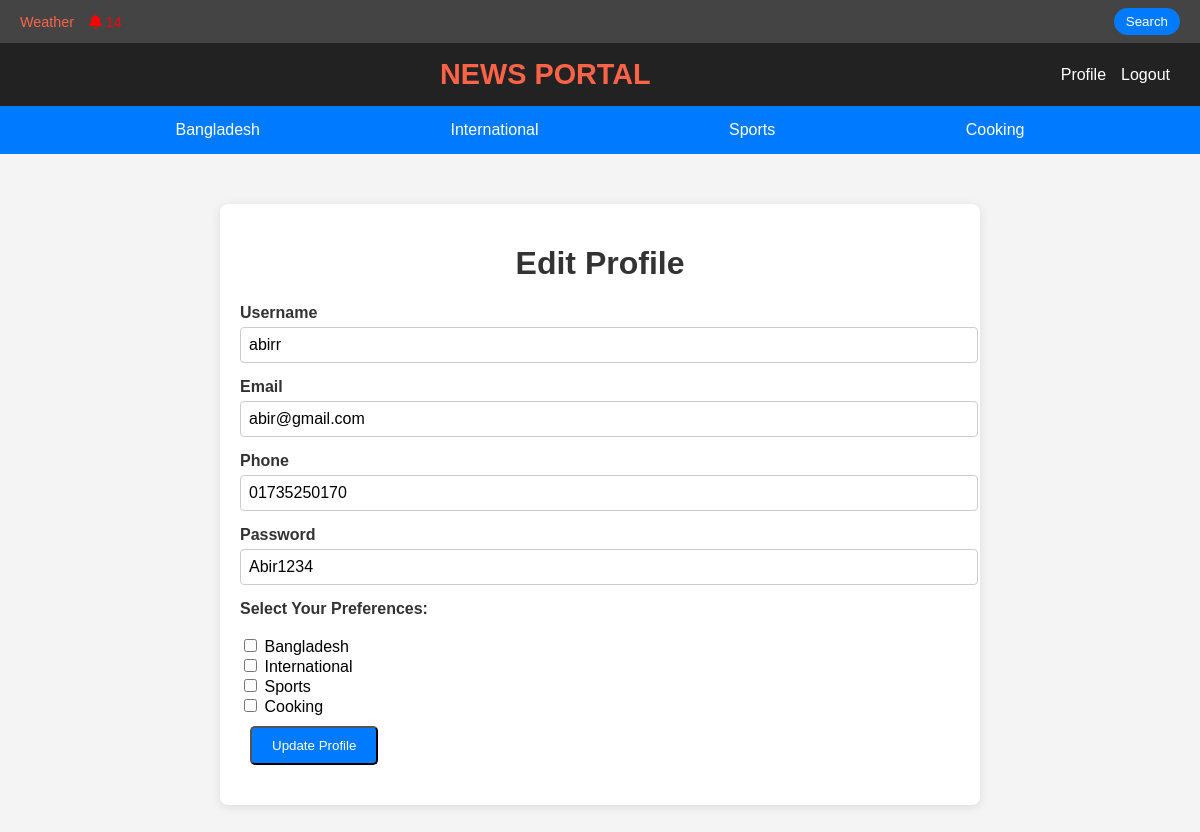
/View/user_update.php (signed in), run on the app's committed database.
### tables this page shows
CREATE TABLE `category` (
  `category_id` int(11) NOT NULL,
  `category_name` varchar(100) NOT NULL,
  `post` int(11) NOT NULL
);

CREATE TABLE `user` (
  `user_id` int(11) NOT NULL,
  `username` text NOT NULL,
  `email` varchar(50) NOT NULL,
  `phone` varchar(11) NOT NULL,
  `password` varchar(10) NOT NULL,
  `last_checked` timestamp NOT NULL DEFAULT current_timestamp() ON UPDATE current_timestamp(),
  `last_logout` datetime DEFAULT NULL
);

### Model/userModel.php (called while the page is built, shortened)
<?php
function getConnection(){
    $conn = mysqli_connect('127.0.0.1', 'root', '', 'member');
    return $conn;
}
function getCategories() {
    $conn = getConnection();
    $sql = "SELECT * FROM category";
    $result = mysqli_query($conn, $sql);
    $categories = [];
    if ($result && mysqli_num_rows($result) > 0) {
        while ($row = mysqli_fetch_assoc($result)) {
            $categories[] = $row;
        }
    }
    return $categories;
}
$categories = getCategories();
function getUserIdByEmail($email) {
    $conn = getConnection();
    $sql = "SELECT user_id FROM user WHERE email = '{$email}'";
    $result = mysqli_query($conn, $sql);
    $user = mysqli_fetch_assoc($result);
    return isset($user['user_id']) ? $user['user_id'] : null;
}
function getUserById($userId) {
    $conn = getConnection();
    $sql = "SELECT * FROM user WHERE user_id = '{$userId}'";
    $result = mysqli_query($conn, $sql);
    if (mysqli_num_rows($result) == 1) {
        return mysqli_fetch_assoc($result);
    } else {
        return null;
    }
}
function getNewPostsCount($lastLogoutTime)
{
    $conn = new mysqli('localhost', 'root', '', 'member');
    $sql = "SELECT COUNT(*) as new_posts_count FROM post WHERE post_date > ?";
    $stmt = $conn->prepare($sql);
    $stmt->bind_param("s", $lastLogoutTime);
    $stmt->execute();
    $result = $stmt->get_result();
    $newPostsCount = 0;
    if ($result && $row = $result->fetch_assoc()) {
        $newPostsCount = $row['new_posts_count'];
    }
    return $newPostsCount;
}
?>

### View/user_update.php (the view, shortened to what this page needs)
<?php
include('../model/userModel.php');
$email = $_SESSION['email'];
$userId = getUserIdByEmail($email);
$user = getUserById($userId);
?>
<!DOCTYPE html>
<html lang="en">
<head>
</head>
<body>
<?php include('header.php'); ?>
<div class="container">
    <h1>Edit Profile</h1>
    <form id="editProfileForm">
        <div class="form-group">
            <label for="username">Username</label>
            <input type="text" id="username" name="username" value="<?php echo htmlspecialchars($user['username']); ?>" required>
        </div>
        <div class="form-group">
            <label for="email">Email</label>
            <input type="email" id="email" name="email" value="<?php echo htmlspecialchars($user['email']); ?>" required readonly>
        </div>
        <div class="form-group">
            <label for="phone">Phone</label>
            <input type="text" id="phone" name="phone" value="<?php echo htmlspecialchars($user['phone']); ?>" required>
        </div>
        <div class="form-group">
            <label for="password">Password</label>
            <input type="text" id="password" name="password" value="<?php echo htmlspecialchars($user['password']); ?>" required>
        </div>
        <div>
        <label>Select Your Preferences:</label><br>
            <?php foreach ($categories as $category): ?>
                <input type="checkbox" name="preferences[]" value="<?= $category['category_id']; ?>"> <?= $category['category_name']; ?><br>
            <?php endforeach; ?>
        </div>
        <button type="button" onclick="submitProfileUpdate()" class="btn">Update Profile</button>
    </form>
</div>
</body>
</html>

### View/header.php (shortened to what this page needs)
<?php
require_once '../Model/userModel.php';
function hasNewNews($lastLogoutTime)
{
    $conn = new mysqli('localhost', 'root', '', 'member');
    $sql = "SELECT MAX(post_date) as latest_news_time FROM post";
    $result = $conn->query($sql);
    $latestNewsTime = null;
    if ($result && $row = $result->fetch_assoc()) {
        $latestNewsTime = $row['latest_news_time'];
    }
    return $latestNewsTime > $lastLogoutTime;
}
$lastChecked = isset($_SESSION['last_logout']) ? $_SESSION['last_logout'] : '1970-01-01 00:00:00';
$isNewNews = hasNewNews($lastChecked);
$newPostsCount = getNewPostsCount($lastChecked);
if ($isNewNews) {
    $bellColor = 'red';
} else {
    $bellColor = 'green';
}
$isLoggedIn = isset($_SESSION['email']) || isset($_COOKIE['status']);
require_once '../Model/userModel.php';
$categories = getCategories();
?>
<!DOCTYPE html>
<html lang="en">
<head>
    <link href="https://cdnjs.cloudflare.com/ajax/libs/font-awesome/6.0.0-beta3/css/all.min.css" rel="stylesheet">
</head>
<body>
    <div class="top-bar">
        <div class="left">
            <a href="weather.php">Weather</a>
            <a href=" " id="news-alert">
                <i class="fas fa-bell" style="color: <?php echo $bellColor; ?>;"></i>
                <?php if ($newPostsCount > 0): ?>
                    <span class="badge" style="color: red;"><?php echo $newPostsCount; ?></span>
                <?php endif; ?>
            </a>
        </div>
        <div class="search-bar">
                <form action="search.php" method="get">
                <input type="submit" value="Search">
            </form>
        </div>
    </div>
    <header class="main-header">
        <div class="logo">
            <a href="home.php">News Portal</a>
        </div>
        <div class="nav-links">
            <a href="profile.php">Profile</a>
            <?php if ($isLoggedIn): ?>
                <a href="logout.php">Logout</a>
            <?php endif; ?>
        </div>
    </header>
    <div class="category-bar">
        <?php foreach ($categories as $category): ?>
            <a href="category.php?id=<?php echo $category['category_id']; ?>"><?php echo $category['category_name']; ?></a>
        <?php endforeach; ?>
    </div>
</body>
</html>

### View/user_update.php (style rules this page uses)
body { font-family: Arial, sans-serif; background-color: #f4f7fc; margin: 0; padding: 0; }
.container { width: 60%; margin: 50px auto; padding: 20px; background-color: #fff; border-radius: 8px; box-shadow: 0 2px 10px rgba(0, 0, 0, 0.1); }
h1 { text-align: center; color: #333; }
.form-group { margin-bottom: 15px; }
label { display: block; font-weight: bold; color: #333; }
input[type="text"], input[type="email"], input[type="phone"] { width: 100%; padding: 8px; margin-top: 5px; font-size: 1em; border: 1px solid #ccc; border-radius: 4px; }
.btn { display: inline-block; padding: 10px 20px; margin: 10px; background-color: #007bff; color: white; text-decoration: none; border-radius: 5px; transition: background-color 0.3s ease; }

### View/header.php (style rules this page uses)
body { font-family: 'Arial', sans-serif; margin: 0; padding: 0; background-color: #f4f4f4; }
.top-bar { background-color: #444; color: white; padding: 8px 20px; display: flex; justify-content: space-between; align-items: center; font-size: 0.9rem; }
.top-bar .left { display: flex; gap: 15px; }
.top-bar .left a { text-decoration: none; color: #ff6347; }
.top-bar .search-bar { display: flex; align-items: center; }
.top-bar .search-bar input[type="submit"] { padding: 6px 12px; border: none; border-radius: 20px; background-color: #007bff; color: white; cursor: pointer; }
.main-header { background-color: #222; color: white; padding: 15px 30px; display: flex; justify-content: space-between; align-items: center; }
.main-header .logo { font-size: 1.8rem; font-weight: bold; color: #ff6347; text-transform: uppercase; flex: 1; text-align: center; }
.main-header .logo a { text-decoration: none; color: #ff6347; }
.main-header .nav-links { display: flex; gap: 15px; align-items: center; }
.main-header .nav-links a { text-decoration: none; color: white; font-size: 1rem; }
.category-bar { display: flex; justify-content: space-evenly; align-items: center; width: 100%; background-color: #007bff; padding: 10px 0; }
.category-bar a { text-decoration: none; color: white; font-size: 1rem; padding: 5px 15px; border-radius: 4px; transition: background-color 0.3s ease, transform 0.3s ease; }

### data on the page
category: category_name "Bangladesh"
category: category_name "International"
category: category_name "Sports"
category: category_name "Cooking"
user: username "abirr", email "abir@gmail.com", phone "01735250170", password "Abir1234"
